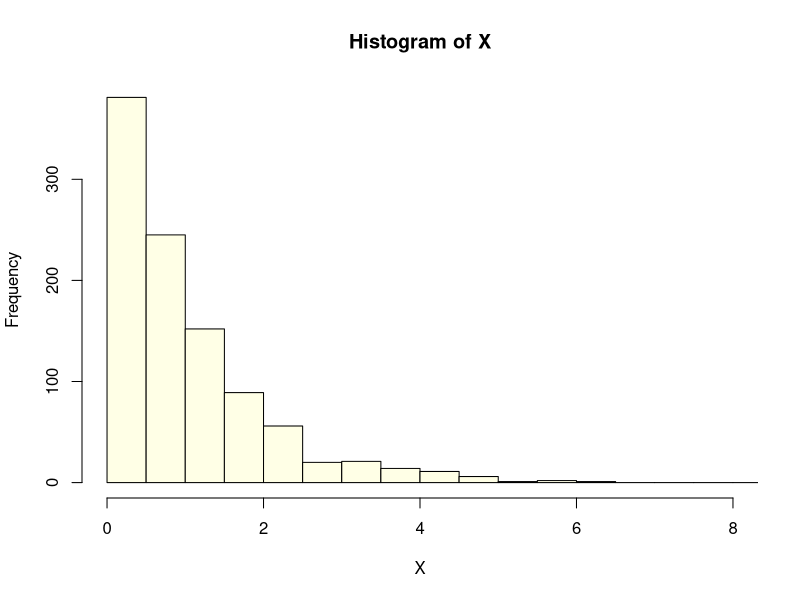
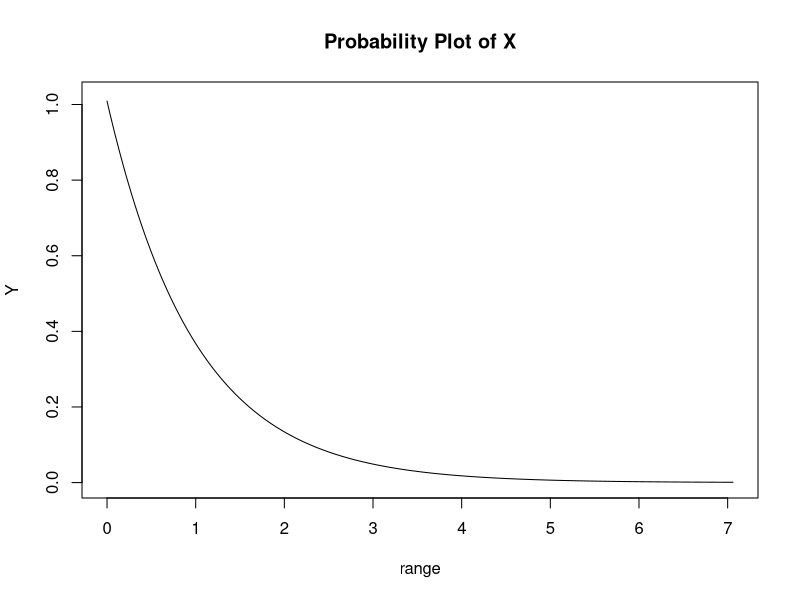
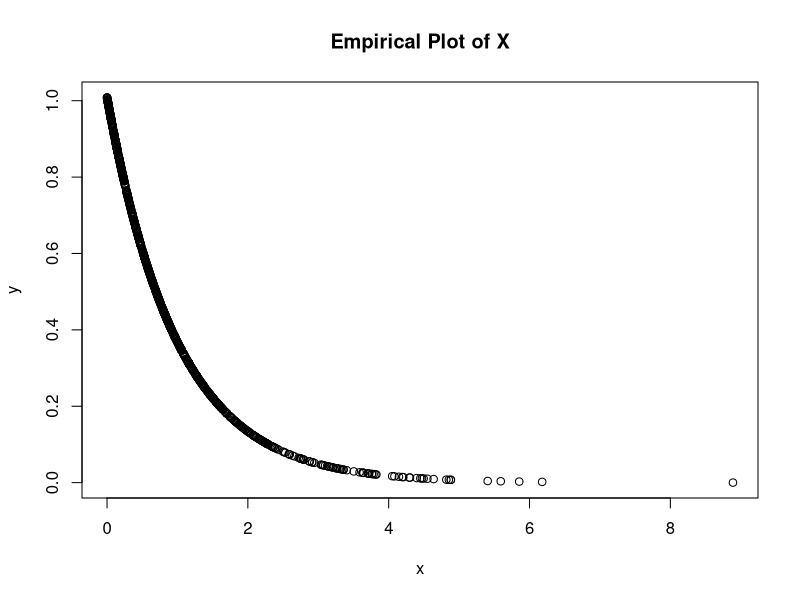
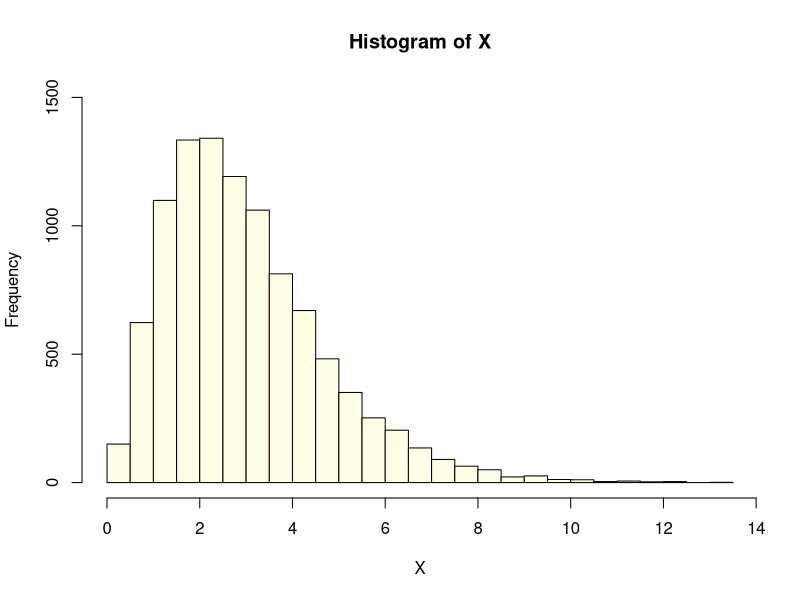
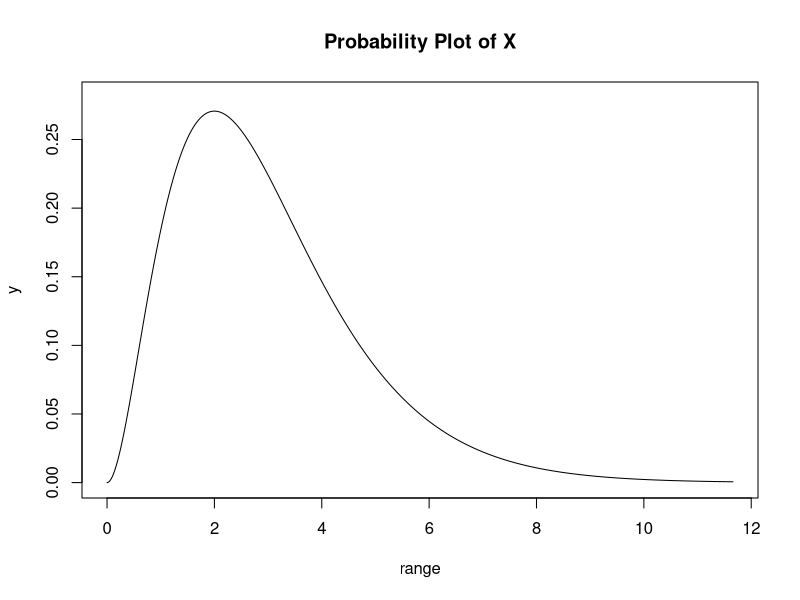
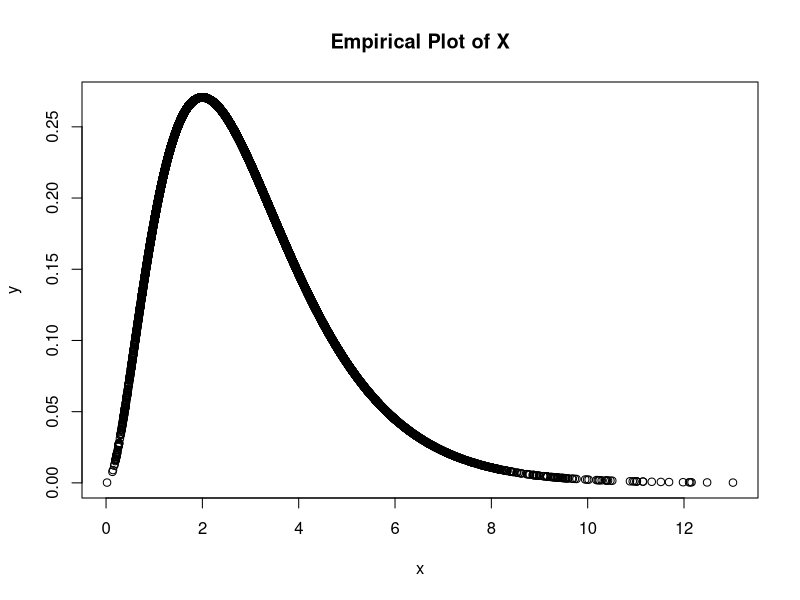
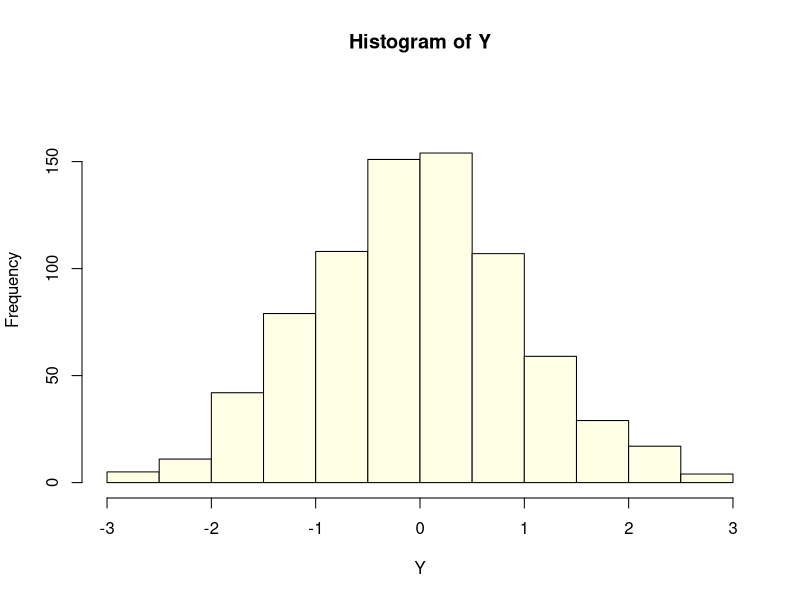
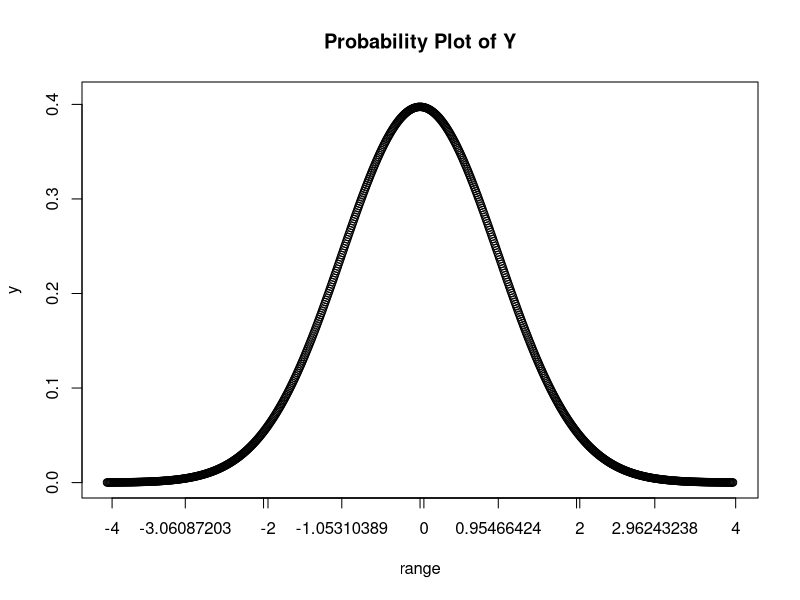

R code for these plots, in order:
library(ggplot2)
library(grid)
library(vcd)


# Problem 1
R <- runif(1000)
X <- -log(R)


# 1. Create a relative frequency histogram of X.
hist(X, main = 'Histogram of X', breaks = 25, xlim = c(0, 8), col = '#ffffe6')


# 2. Select a probability distribution that, in your judgement, is the best fit for X.
theta <- mean(X)
avrg <- theta
std.dv <- theta
## F(x) = -theta Ln(r) = -Ln(r)


# 3. Support your assertion above by creating a probability plot for X.
range <- seq(0, avrg + 6* std.dv, 0.01)
Y <- dexp(range, theta)
plot(range, Y, type = 'l', ylim = c(0, max(Y) + 0.01), main = 'Probability Plot of X')

Z <- dexp(X, theta)
plot(data.frame(x = X, y = Z), main = 'Empirical Plot of X')


# 4. Support your assertion above by performing a Chi-squared test of best fit with a 0.05 level of significance.

## Null hypothesis H0: the random variable follows the exponential distribution
## Alternative hypothesis H1: the random variable does not follow the exponential distribution

observed <- X
prob.exp <- dexp(R, rate = theta)
chisq.test(X, p = prob.exp, rescale.p = TRUE)

## so there isn't sufficient evidence to reject H0. 




# Problem 2
R1 <- runif(10000)
R2 <- runif(10000)
R3 <- runif(10000)
X <- -log(R1*R2*R3)

# 1. Create a relative frequency histogram of X.
hist(X, main = 'Histogram of X', breaks = 25, ylim = c(0, 1500), col = '#ffffe6')


# 2. Select a probability distribution that, in your judgement, is the best fit for X.
## n=3, rate = 1, Gamma(3,1)


# 3. Support your assertion above by creating a probability plot for X.
alpha <- 3
beta <- 1
avrg <- alpha * beta
std.dv <- sqrt(alpha*beta^2)

range <- seq(0, avrg + 5*std.dv, 0.01)
y <- dgamma(range, alpha, rate = 1/beta)
plot(range, y, type = 'l', ylim = c(0, max(y)+0.01), main = 'Probability Plot of X')

Z <- dgamma(X, alpha, rate = 1/beta)
plot(data.frame(x = X, y = Z), main = 'Empirical Plot of X')

# 4. Support your assertion above by performing a Chi-squared test of best fit with a 0.05 level of significance.

## Null hypothesis H0: the random variable follows the Gamma distribution
## Alternative hypothesis H1: the random variable does not follow the Gamma distribution

observed <- X
prob.exp <- pgamma(X, alpha, rate = 1/beta)
chisq.test(X, p = prob.exp, rescale.p = TRUE)

## p-value = 1, so there isn't sufficient evidence to reject H0. 





# Problem 3
R1 <- runif(1000)
R2 <- runif(1000)

X1 <- -log(R1)
X2 <- -log(R2)

K <- (X1 - 1) ^ 2 / 2
Y = vector()

for (i in 1:1000) {
  print(i)
  if(X2[i] >= K[i]) {
    R <- runif(1)
    message('assigning ', X2[i], K[i], R)
    if(R > 0.5) {
      Y <- c(Y, X1[i])
    } else {
      Y <- c(Y, -X1[i])
    } 
  } else {
    message('skipping ', X2[i], X1[i], K[i])
  }
}


# 1. Create a relative frequency histogram of Y
hist(Y, main = 'Histogram of Y', breaks = 20, ylim = c(0, 180), col = '#ffffe6')


# 2. Select a probability distribution that, in your judgement, is the best fit for Y.
Mu <- mean(Y)
Sigma <- sd(Y)


# 3. Support your assertion above by creating a probability plot for Y.
range <- seq(Mu - 4*Sigma, Mu + 4*Sigma, 0.01)
y <- dnorm(range, Mu, Sigma)
plot(range, y, main = 'Probability Plot of Y', ylim = c(0, max(y) + 0.01), axis = FALSE)
axis(1, at = seq(Mu - 3*Sigma, Mu + 3*Sigma, Sigma))

# 4. Support your assertion above by performing a Chi-squared test of best fit with a 0.05 level of significance.

## Null hypothesis H0: the random variable follows the Normal distribution
## Alternative hypothesis H1: the random variable does not follow the Normal distribution
observed <- Y + 3
prob.exp <- pnorm(observed, mean(observed), sd(observed))
chisq.test(observed, p = prob.exp, rescale.p = TRUE)

## p-value = 1, so there isn't sufficient evidence to reject H0. 





# Problem 4
  
R1 <- runif(1000)
R2 <- runif(1000)

X1 <- -log(R1)
X2 <- -log(R2)

K <- (X1 - 1) ^ 2 / 2
Y = vector()
N = vector()
W = vector()
for (i in 1:1000) {
  print(i)
  if(X2[i] >= K[i]) {
    R <- runif(1)
    #message('assigning ', X2[i], K[i], R)
    if(R > 0.5) {
      Y <- c(Y, X1[i])
    } else {
      Y <- c(Y, -X1[i])
    }
  } else {
    #message('skipping ', X2[i], X1[i], K[i])
  }
  N <- c(N, length(Y))
  W <- c(W, i / length(Y))
}

W[1] <- 0

# 1. Estimate the expected value and the standard deviation of W
mu <- mean(W)
sigma <- sd(W)


# 2. Select a probability distribution that, in your judgement, is the best fit for W
hist(W, main = 'Histogram of W', col = '#ffffe6')


# 3. Support your assertion above by performing a Chi-squared test of best fit with a 0.05 level of significance.

## Null hypothesis H0: the random variable follows the Normal distribution
## Alternative hypothesis H1: the random variable does not follow the Normal distribution
#observed <- W
#prob.exp <- pnorm(observed, mean(observed), sd(observed))
#chisq.test(observed, p = prob.exp, rescale.p = TRUE)


## p-value = 2.2e-16, so there is sufficient evidence to reject H0. 

observed <- W
prob.exp <- dnorm(observed, mean(observed), sd(observed))
chisq.test(observed, p = prob.exp, rescale.p = TRUE)



# 4. As the number of iterations M becomes larger, the values W will approach a certain limiting value. Investigate this limiting value of W by completing the following table and plotting W versus M. What value do you propose for the limiting value that W approaches to?

JW = vector()
JW <- c(JW, W[10], W[20], W[30], W[40], W[50], W[60], W[70], W[80], W[90], W[100], W[200], W[300], W[400], W[500], W[600], W[700], W[800], W[900], W[1000])

